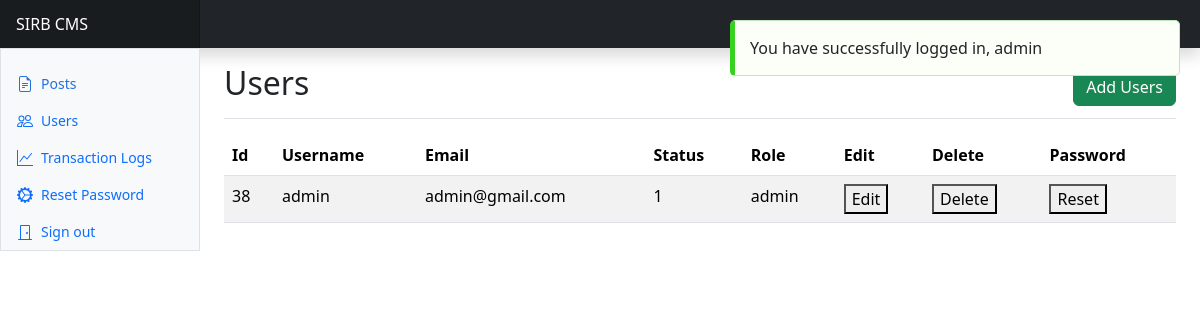
Page /users.php (signed in) on the committed database.
### tables this page shows
CREATE TABLE `users` (
  `id` int UNSIGNED NOT NULL,
  `username` varchar(100) NOT NULL,
  `email` varchar(100) NOT NULL,
  `password` varchar(100) NOT NULL,
  `active` tinyint(1) NOT NULL,
  `added` datetime NOT NULL DEFAULT CURRENT_TIMESTAMP,
  `role` varchar(50) DEFAULT NULL
);

### users.php (the view, shortened to what this page needs)
<?php
include('includes/database.php');
include('includes/header.php');
?>
<!DOCTYPE html>
<html lang="en">
<head>
    <link rel="stylesheet" href="css/dashboard.css">
</head>
<body>
<header class="navbar bg-dark flex-md-nowrap p-0 shadow" data-bs-theme="dark">
  <a class="navbar-brand col-md-3 col-lg-2 me-0 px-3 fs-6 text-white text-centre" href="#">SIRB CMS</a>
</header>
<div class="container-fluid">
  <div  class="row">
    <div  class="sidebar border border-right col-md-3 col-lg-2 p-0 bg-body-tertiary sticky-top ">
      <div class="offcanvas-md offcanvas-end bg-body-tertiary sticky-top" tabindex="-1" id="sidebarMenu" aria-labelledby="sidebarMenuLabel">
        <div  class="offcanvas-body d-md-flex flex-column p-0 pt-lg-3 overflow-y-auto sticky-top">
          <ul class="nav flex-column">
            <li class="nav-item">
              <a class="nav-link d-flex align-items-center gap-2 active" href="posts.php">
                <svg class="bi"><use xlink:href="#file-earmark-text"/></svg>
                Posts
              </a>
            </li>
            <?php if ($_SESSION['role'] === 'admin'): ?>
            <li class="nav-item">
              <a class="nav-link d-flex align-items-center gap-2" href="users.php">
                <svg class="bi"><use xlink:href="#people"/></svg>
                Users
              </a>
            </li>
            <?php endif; ?>
            <li class="nav-item">
              <a class="nav-link d-flex align-items-center gap-2" href="transaction_log.php">
                <svg class="bi"><use xlink:href="#graph-up"/></svg>
                Transaction Logs
              </a>
            </li>
          </ul>
          <ul class="nav flex-column mb-auto">
            <li class="nav-item">
              <a class="nav-link d-flex align-items-center gap-2" href="reset_your_password.php?id=<?php echo htmlspecialchars($_SESSION['id']); ?>">
                <svg class="bi"><use xlink:href="#gear-wide-connected"/></svg>
                Reset Password
              </a>
            </li>
            <li class="nav-item">
              <a class="nav-link d-flex align-items-center gap-2" href="logout.php">
                <svg class="bi"><use xlink:href="#door-closed"/></svg>
                Sign out
              </a>
            </li>
          </ul>
        </div>
      </div>
</div>
<main class="col-md-9 ms-sm-auto col-lg-10 px-md-4">
<div class="d-flex justify-content-between flex-wrap flex-md-nowrap align-items-center pt-3 pb-2 mb-3 border-bottom">
 <h1 class="h2">Users</h1>
 <button type="submit" class="btn btn-success align-items-center gap-1" data-bs-toggle="modal"   data-bs-target="#addModal">Add Users</button>
</div>
<?php
if ($stm = $pdo->prepare('SELECT * FROM users')){
  $stm->execute();
  $result = $stm->fetchAll(PDO::FETCH_ASSOC);
}
?>
<div class="table-responsive medium">
        <table id="user-table" class="table table-striped ">
        <thead>
         <tr>
            <th>Id</th>
            <th>Username</th>
            <th>Email</th>
            <th>Status</th>
            <th>Role</th>
            <th>Edit</th>
            <th>Delete </th>
            <th>Password</th>
         </tr>
        </thead>
          <tbody>
             <?php foreach ($result as $record): ?>
                <tr>
                  <td><?php echo htmlspecialchars($record['id']); ?> </td>
                  <td><?php echo htmlspecialchars($record['username']); ?> </td>
                  <td><?php echo htmlspecialchars($record['email']); ?> </td>
                  <td><?php echo htmlspecialchars($record['active']); ?> </td>
                  <td><?php echo htmlspecialchars($record['role']); ?> </td>
                  <td>
                  <button class= " pdf-button2" onclick="location.href='users_edit.php?id=<?php echo htmlspecialchars($record['id']); ?>'">Edit</button>
                  </td>
                  <td> <button name="delete_id" class= "pdf-button2" onclick="showDeleteModal('<?php echo htmlspecialchars($record['id']); ?>')">Delete</button></td>
                  <td> <button class= "pdf-button2" onclick="location.href='reset.php?id=<?php echo htmlspecialchars($record['id']); ?>'">Reset</button></td>
                 </div>
            <?php endforeach; ?>
</div>
</div>
<?php
include('includes/footer.php');
?>
</body>
</html>

### DataTables/datatables.css (style rules this page uses)
:root { --dt-row-selected: 13, 110, 253; --dt-row-selected-text: 255, 255, 255; --dt-row-selected-link: 9, 10, 11; --dt-row-stripe: 0, 0, 0; --dt-row-hover: 0, 0, 0; --dt-column-ordering: 0, 0, 0; --dt-html-background: white; }

### css/dashboard.css (style rules this page uses)
.bi { display: inline-block; width: 1rem; height: 1rem; }
.sidebar .nav-link { font-size: 0.875rem; font-weight: 500; }
.sidebar .nav-link.active { color: #2470dc; }
.navbar-brand { padding-top: 0.75rem; padding-bottom: 0.75rem; background-color: rgba(0, 0, 0, 0.25); box-shadow: inset -1px 0 0 rgba(0, 0, 0, 0.25); }

### users.php (style rules this page uses)
.bi { vertical-align: -0.125em; fill: currentColor; }

### rows in the picture
users: id "38", username "admin", email "admin@gmail.com", active "1", role "admin"
